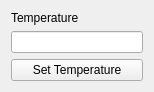
<?xml version="1.0" encoding="UTF-8"?>
<ui version="4.0">
 <class>Form</class>
 <widget class="QWidget" name="Form">
  <property name="geometry">
   <rect>
    <x>0</x>
    <y>0</y>
    <width>154</width>
    <height>86</height>
   </rect>
  </property>
  <property name="windowTitle">
   <string>Form</string>
  </property>
  <layout class="QVBoxLayout" name="verticalLayout">
   <item>
    <widget class="QLabel" name="label_9">
     <property name="sizePolicy">
      <sizepolicy hsizetype="Preferred" vsizetype="Fixed">
       <horstretch>0</horstretch>
       <verstretch>0</verstretch>
      </sizepolicy>
     </property>
     <property name="text">
      <string>Temperature</string>
     </property>
    </widget>
   </item>
   <item>
    <widget class="QLineEdit" name="currentTemperature_lineEdit"/>
   </item>
   <item>
    <widget class="QPushButton" name="setTemperature_pushButton">
     <property name="text">
      <string>Set Temperature</string>
     </property>
    </widget>
   </item>
  </layout>
 </widget>
 <resources/>
 <connections/>
</ui>
